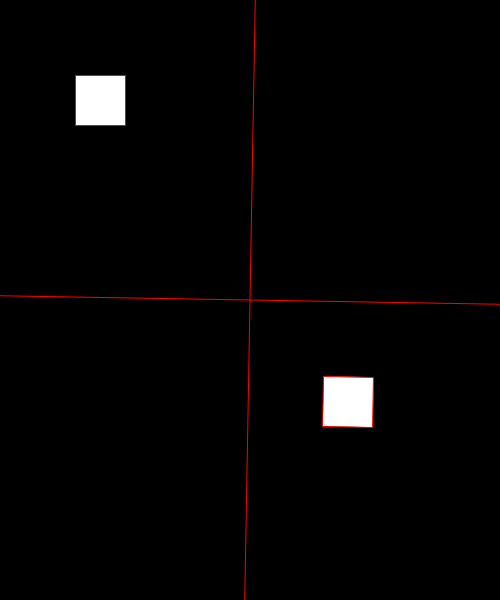
Frame 1 (no input)
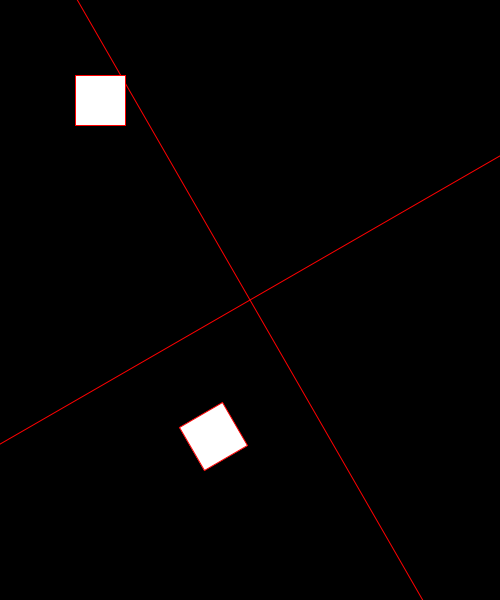
Frame 60 (the mouse pressed at the canvas centre just before this capture)
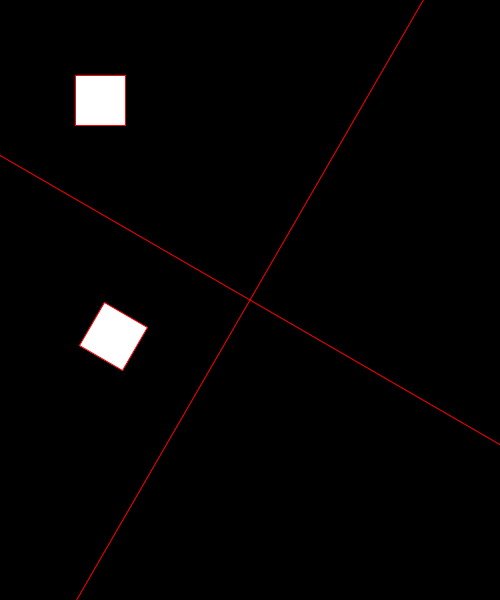
Frame 120 (the mouse held since frame 60 and released just before this capture)

The Processing sketch that drew these frames (run headless with seeded random() and noise(); from frame 60 on, the mouse is pressed at the canvas centre):

// Processing sketch: w03_11_push_popMatrix
// ── w03_11_push_popMatrix.pde
void setup() {
  size(500, 600);
  background(0);
  
  stroke(255,0,0);
  rectMode(CENTER);
}


void draw() {
  background(0);
  
  pushMatrix();
  translate(width/2, height/2);
  rotate(radians(frameCount));
  line(-width, 0, width, 0);
  line(0, -height, 0, height);
  rect(100, 100, 50, 50);
  popMatrix();
  
  rect(100, 100, 50, 50);
}
